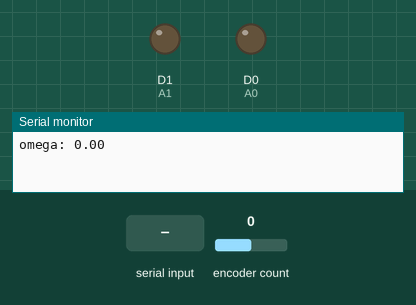
Bench run of a sketch on a simulated ESP8266 (NodeMCU). On the bench: output pins drawn as LEDs (lit = HIGH), the last lines printed to the serial monitor. The test bench sets the inputs (shaded band); at power-on: encoder count 0.

Above: at 1.2 s.
1.3 s: "90,45\n" received over Serial
At 3.0 s:
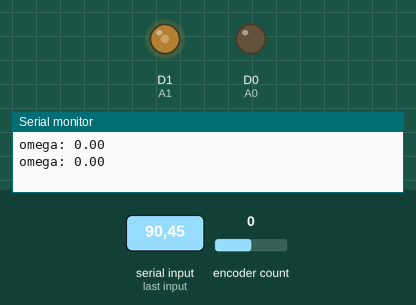
3.8 s: "30,150\n" received over Serial
At 6.0 s:
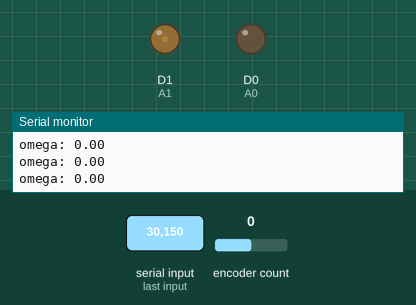
6.3 s: "200\n" received over Serial
At 8.0 s:
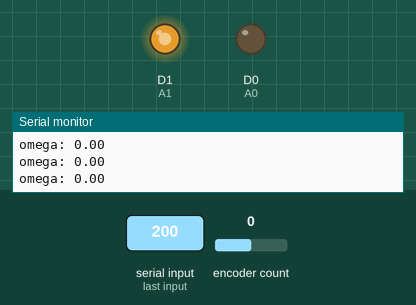
8.8 s: "90\n" received over Serial
At 11.1 s:
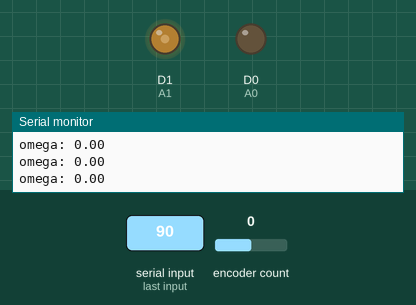
Timing chart, 0 to 12.3 s (numbered marks = the images above; inputs shaded):
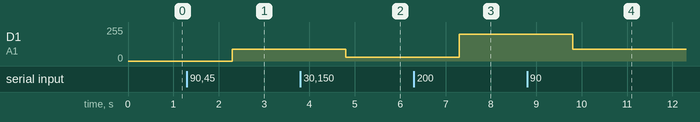

The sketch:

pwm_encoder.ino
```cpp
/*
 * A code that is combination of all the privious codes, including operating motor driver.
 * pins D0 and D1 are internally connected with motordriver's A- and A+ pins.
 * pins D4 and D5 are connected with encoder's c1 and c2.
 *
 * type values between 0 to 255 on serial monitor and see the angular velocity printed.
 */

#include <Encoder.h>
Encoder myEnc(D4, D5);

#define A0 D0
#define A1 D1
void setup() {
  // put your setup code here, to run once:
  pinMode(A1, OUTPUT);
  pinMode(A0, OUTPUT);
  Serial.begin(9600);

}

long oldPosition=0;
long newPosition=0;
long pulse_count=0;
long t0=0;
long t1=0;
int interval=1000;                  //in milliseconds
float omega=0;                      //in rpm
int pulse_count_per_rotation=8350;  //found by rotating the motor at slow speed and counting the total number of pulses for a full roatation.

int a=0;
String read="";

void loop() {
  digitalWrite(A0,0);
  t1 = millis();
  // put your main code here, to run repeatedly:
  if (Serial.available() > 0)
  {
    read = Serial.readString();
    a=read.toInt();
    analogWrite(A1, a);
  }

  newPosition = myEnc.read();

  if (t1-t0>interval)
  {
    pulse_count=newPosition-oldPosition;
    omega=(float)pulse_count/pulse_count_per_rotation*60;
    t0=t1;
    oldPosition=newPosition;
    Serial.print("omega: ");
    Serial.println(omega);
  }
}
```

Measured:
- after the input at 1.3 s, D1 (A1): 0/255 → 90/255 after 1.0 s
- after the input at 3.8 s, D1 (A1): 90/255 → 30/255 after 1.0 s
- after the input at 6.3 s, D1 (A1): 30/255 → 200/255 after 1.0 s
- after the input at 8.8 s, D1 (A1): 200/255 → 90/255 after 1.0 s
